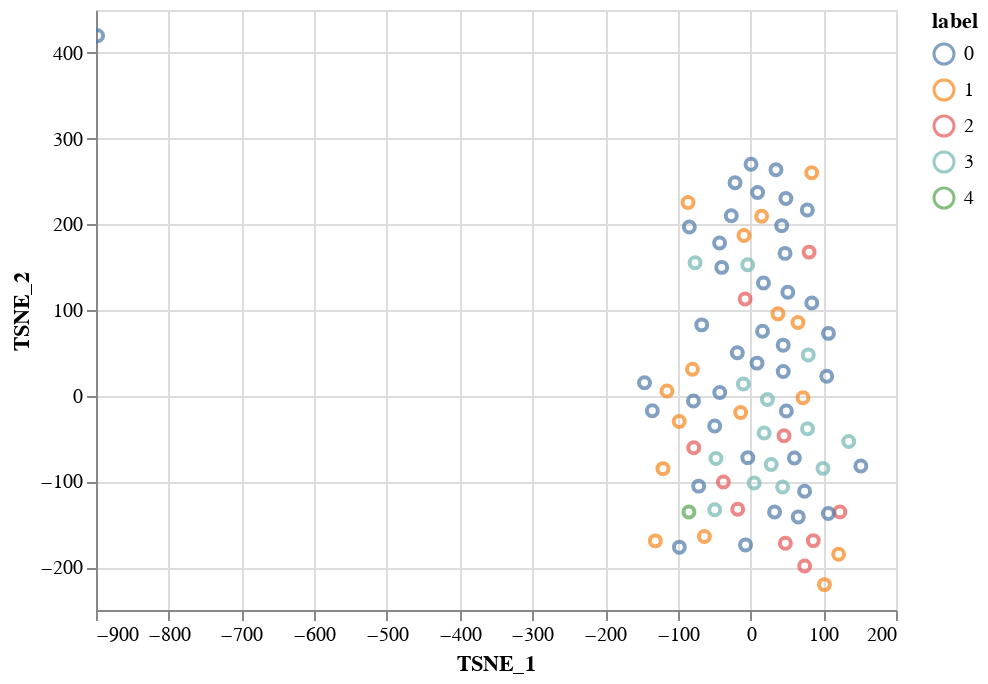

The notebook cell saved with this chart:
### Code cell
alt.Chart(tsne_df).mark_point().encode(
    x="TSNE_1",
    y="TSNE_2",
    color="label:N",
    tooltip=['label']
).interactive()

### Figure 1 — Vega-Lite specification as saved in the notebook (floating-point values rounded to 4 significant figures)
{"config": {"view": {"continuousWidth": 400, "continuousHeight": 300}}, "data": {"name": "data-74ce5457a267c6246695e1f48321ac3a"}, "mark": "point", "encoding": {"color": {"type": "nominal", "field": "label"}, "tooltip": [{"type": "quantitative", "field": "label"}], "x": {"type": "quantitative", "field": "TSNE_1"}, "y": {"type": "quantitative", "field": "TSNE_2"}}, "selection": {"selector017": {"type": "interval", "bind": "scales", "encodings": ["x", "y"]}}, "$schema": "https://vega.github.io/schema/vega-lite/v4.8.1.json", "datasets": {"data-74ce5457a267c6246695e1f48321ac3a": [{"TSNE_1": -97.88, "TSNE_2": -176.7, "label": 0.0}, {"TSNE_1": -130.9, "TSNE_2": -169.3, "label": 1.0}, {"TSNE_1": 122.8, "TSNE_2": -135.5, "label": 2.0}, {"TSNE_1": -39.62, "TSNE_2": 149.7, "label": 0.0}, {"TSNE_1": 104.8, "TSNE_2": 22.62, "label": 0.0}, {"TSNE_1": 151.6, "TSNE_2": -82.04, "label": 0.0}, {"TSNE_1": 72.08, "TSNE_2": -2.392, "label": 1.0}, {"TSNE_1": -63.48, "TSNE_2": -164.3, "label": 1.0}, {"TSNE_1": -17.63, "TSNE_2": -132.6, "label": 2.0}, {"TSNE_1": -42.33, "TSNE_2": 3.773, "label": 0.0}, {"TSNE_1": -71.31, "TSNE_2": -105.5, "label": 0.0}, {"TSNE_1": -145.8, "TSNE_2": 15.22, "label": 0.0}, {"TSNE_1": 60.26, "TSNE_2": -72.72, "label": 0.0}, {"TSNE_1": 80.53, "TSNE_2": 167.5, "label": 2.0}, {"TSNE_1": 23.19, "TSNE_2": -4.401, "label": 3.0}, {"TSNE_1": -37.35, "TSNE_2": -100.6, "label": 2.0}, {"TSNE_1": 48.57, "TSNE_2": 230.2, "label": 0.0}, {"TSNE_1": 44.13, "TSNE_2": -106.5, "label": 3.0}, {"TSNE_1": 99.54, "TSNE_2": -84.77, "label": 3.0}, {"TSNE_1": 34.96, "TSNE_2": 263.7, "label": 0.0}, {"TSNE_1": 84.2, "TSNE_2": 108.1, "label": 0.0}, {"TSNE_1": 135.0, "TSNE_2": -53.5, "label": 3.0}, {"TSNE_1": -78.09, "TSNE_2": -60.63, "label": 2.0}, {"TSNE_1": 17.79, "TSNE_2": 131.6, "label": 0.0}, {"TSNE_1": -84.15, "TSNE_2": 196.9, "label": 0.0}, {"TSNE_1": -18.17, "TSNE_2": 50.18, "label": 0.0}, {"TSNE_1": -897.9, "TSNE_2": 419.9, "label": 0.0}, {"TSNE_1": -85.96, "TSNE_2": 225.5, "label": 1.0}, {"TSNE_1": 42.86, "TSNE_2": 198.4, "label": 0.0}, {"TSNE_1": 37.67, "TSNE_2": 95.51, "label": 1.0}, {"TSNE_1": -9.036, "TSNE_2": 186.8, "label": 1.0}, {"TSNE_1": -42.57, "TSNE_2": 178.1, "label": 0.0}, {"TSNE_1": 44.94, "TSNE_2": 28.31, "label": 0.0}, {"TSNE_1": -98.07, "TSNE_2": -30.12, "label": 1.0}, {"TSNE_1": -7.428, "TSNE_2": 112.8, "label": 2.0}, {"TSNE_1": 0.6394, "TSNE_2": 270.1, "label": 0.0}, {"TSNE_1": 44.91, "TSNE_2": 58.98, "label": 0.0}, {"TSNE_1": 46.02, "TSNE_2": -46.69, "label": 2.0}, {"TSNE_1": 107.1, "TSNE_2": 72.73, "label": 0.0}, {"TSNE_1": 107.0, "TSNE_2": -137.4, "label": 0.0}, {"TSNE_1": 51.25, "TSNE_2": 120.7, "label": 0.0}, {"TSNE_1": 74.4, "TSNE_2": -198.6, "label": 2.0}, {"TSNE_1": 16.48, "TSNE_2": 75.14, "label": 0.0}, {"TSNE_1": 15.26, "TSNE_2": 209.4, "label": 1.0}, {"TSNE_1": -76.27, "TSNE_2": 155.2, "label": 3.0}, {"TSNE_1": 78.03, "TSNE_2": 216.8, "label": 0.0}, {"TSNE_1": 84.06, "TSNE_2": 260.1, "label": 1.0}, {"TSNE_1": -49.29, "TSNE_2": -35.28, "label": 0.0}, {"TSNE_1": -13.64, "TSNE_2": -19.55, "label": 1.0}, {"TSNE_1": -135.1, "TSNE_2": -17.63, "label": 0.0}, {"TSNE_1": -3.725, "TSNE_2": -72.24, "label": 0.0}, {"TSNE_1": -6.887, "TSNE_2": -174.1, "label": 0.0}, {"TSNE_1": 28.45, "TSNE_2": -80.31, "label": 3.0}, {"TSNE_1": 65.61, "TSNE_2": -141.4, "label": 0.0}, {"TSNE_1": 47.46, "TSNE_2": 166.0, "label": 0.0}, {"TSNE_1": 18.72, "TSNE_2": -43.43, "label": 3.0}, {"TSNE_1": -9.859, "TSNE_2": 13.61, "label": 3.0}, {"TSNE_1": 32.99, "TSNE_2": -135.7, "label": 0.0}, {"TSNE_1": -21.3, "TSNE_2": 248.4, "label": 0.0}, {"TSNE_1": -67.12, "TSNE_2": 82.65, "label": 0.0}, {"TSNE_1": -120.4, "TSNE_2": -85.09, "label": 1.0}, {"TSNE_1": 74.3, "TSNE_2": -111.4, "label": 0.0}, {"TSNE_1": -114.9, "TSNE_2": 5.583, "label": 1.0}, {"TSNE_1": 49.2, "TSNE_2": -17.84, "label": 0.0}, {"TSNE_1": 86.28, "TSNE_2": -169.0, "label": 2.0}, {"TSNE_1": -84.72, "TSNE_2": -135.7, "label": 4.0}, {"TSNE_1": 65.23, "TSNE_2": 85.47, "label": 1.0}, {"TSNE_1": -47.58, "TSNE_2": -73.26, "label": 3.0}, {"TSNE_1": 101.6, "TSNE_2": -220.4, "label": 1.0}, {"TSNE_1": -79.87, "TSNE_2": 30.89, "label": 1.0}, {"TSNE_1": 9.7, "TSNE_2": 237.2, "label": 0.0}, {"TSNE_1": -78.5, "TSNE_2": -6.157, "label": 0.0}, {"TSNE_1": 47.91, "TSNE_2": -172.2, "label": 2.0}, {"TSNE_1": 78.31, "TSNE_2": -38.54, "label": 3.0}, {"TSNE_1": -26.48, "TSNE_2": 210.0, "label": 0.0}, {"TSNE_1": 8.877, "TSNE_2": 38.02, "label": 0.0}, {"TSNE_1": 4.984, "TSNE_2": -101.8, "label": 3.0}, {"TSNE_1": 79.43, "TSNE_2": 47.61, "label": 3.0}, {"TSNE_1": 121.1, "TSNE_2": -185.0, "label": 1.0}, {"TSNE_1": -3.912, "TSNE_2": 152.8, "label": 3.0}, {"TSNE_1": -49.24, "TSNE_2": -133.0, "label": 3.0}]}}
